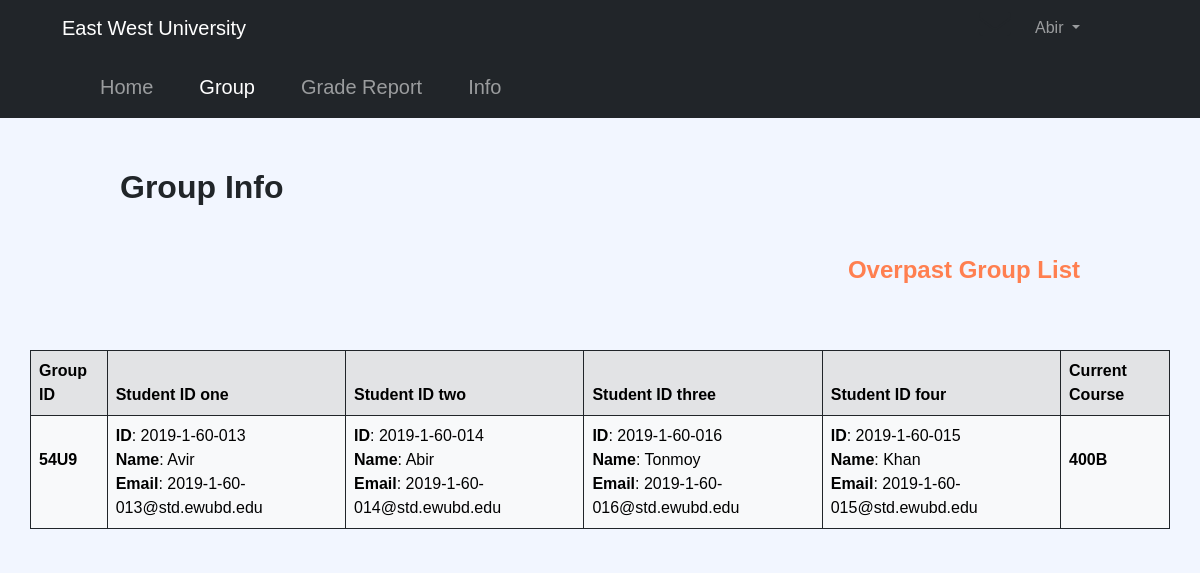
The app's page /www/facultyView/group.php (signed in) with its own data.
### tables this page shows
CREATE TABLE `group_req` (
  `group_id` varchar(30) NOT NULL,
  `std_1` varchar(15) NOT NULL,
  `std_2` varchar(15) NOT NULL,
  `std_3` varchar(15) NOT NULL,
  `std_4` varchar(15) NOT NULL,
  `dept_name` varchar(20) NOT NULL,
  `status` varchar(50) NOT NULL,
  `date_of_reg` date NOT NULL DEFAULT current_timestamp()
);

CREATE TABLE `student` (
  `student_id` varchar(15) NOT NULL,
  `s_firstname` varchar(255) NOT NULL,
  `s_lastname` varchar(255) NOT NULL,
  `phone_no` decimal(14,0) NOT NULL,
  `s_email` varchar(200) NOT NULL,
  `s_password` varchar(200) NOT NULL,
  `tot_credit` decimal(3,0) DEFAULT NULL CHECK (`tot_credit` >= 90),
  `is_verified` int(2) DEFAULT NULL
);

### www/server/config.php (called while the page is built, shortened)
<?php
$version = time();
?>

### www/facultyView/sessionInfo.php (called while the page is built, shortened)
<?php
require '../server/config.php';
class SessionInfo
{
    public function __construct()
    {
        $this->f_id = $_SESSION['faculty_id'];
        $this->f_fName = $_SESSION['f_firstname'];
    }
}
?>

### www/facultyView/group.php (the view, shortened to what this page needs)
<?php
require '../server/config.php';
require 'sessionInfo.php';
$session = new SessionInfo();
$userFName = $session->f_fName;
$userID = $session->f_id;
$sql = "SELECT `group_req`.`group_id`, `group_req`.`std_1`, `group_req`.`std_2`, `group_req`.`std_3`, `group_req`.`std_4`, `group_req`.`dept_name` FROM `group` JOIN `group_req` WHERE `group_req`.`group_id` = `group`.`group_id` AND `group`.`faculty_id` = '$userID' AND `group_req`.`status` = 'on_going'";
$result = $conn->query($sql);
?>
<!doctype html>
<html lang="en">
<head>
    <link rel="stylesheet" href="../css/main.css?v=<?= $version ?>">
    <link href="https://cdn.jsdelivr.net/npm/bootstrap@5.2.3/dist/css/bootstrap.min.css" rel="stylesheet"
>
</head>
<body style="background-color: #f2f6ff;">
    <nav class="navbar navbar-expand-lg navbar-dark bg-dark">
        <div class="container-fluid" style="margin-left:50px">
            <a class="navbar-brand" href="#">East West University</a>
            <ul class="navbar-nav" style="margin-right:100px">
                <a href="" class="text-dark mx-3">
                    <i class="fas fa-envelope fa-2x"></i>
                </a>
                <li class="nav-item dropdown">
                    <a class="nav-link dropdown-toggle" href="#" id="navbarDarkDropdownMenuLink" role="button"
                        data-bs-toggle="dropdown" aria-expanded="false">
                        <?php echo $userFName ?>
                    </a>
                </li>
            </ul>
        </div>
    </nav>
    <div style="font-size:20px;">
        <nav class="navbar navbar-expand-lg navbar-dark bg-dark">
            <div class="container-fluid" style="margin-left:70px;">
                <div class="collapse navbar-collapse" id="navbarNav">
                    <ul class="navbar-nav">
                        <li class="nav-item" style="margin-left:10px">
                            <a class="nav-link" href="home.php">Home</a>
                        </li>
                        <li class="nav-item" style="margin-left:30px">
                            <a class="nav-link active" aria-current="page" href="#">Group</a>
                        </li>
                        <li class="nav-item" style="margin-left:30px">
                            <a class="nav-link" href="grade_submit.php">Grade Report</a>
                        </li>
                        <li class="nav-item" style="margin-left:30px">
                            <a class="nav-link" href="info.php">Info</a>
                        </li>
                    </ul>
                </div>
            </div>
        </nav>
    </div>
    <div style="margin-left: 10%; margin-top: 50px;">
        <h2> <b>Group Info</b></h2>
    </div>
    <div style="margin-right: 10%; margin-top: 50px; text-align: right;">
        <h4> <b><a class="nav-link" style="color:coral" href="overPastGroup.php">Overpast Group List</a></b></h4>
    </div>
    <div class="container">
        <section>
            <div style="padding-top: 25px;">
                <div class="row gy-3 my-3">
                    <?php
                        if ($result->num_rows > 0) {
                            function getStudentInfo($studentId, $conn)
                            {
                                $sql = "SELECT * FROM student WHERE student_id = '$studentId'";
                                $result = $conn->query($sql);
                                if ($result) {
                                    if ($result->num_rows > 0) {
                                        $studentData = $result->fetch_assoc();
                                        return "<b>ID</b>: " . $studentData['student_id'] . "<br><b>Name</b>: " . $studentData['s_firstname'] . "<br><b>Email</b>: " . $studentData['s_email'];
                                    } else {
                                        return "Student not found";
                                    }
                                } else {
                                    return "Error: " . $conn->error;
                                }
                            }
                        function getThesisInfo($group_id, $conn)
                        {
                            $sql = "SELECT * FROM grp_thesis_type WHERE group_id = '$group_id'";
                            $result = $conn->query($sql);
                            if ($result) {
                                if ($result->num_rows > 0) {
                                    $data = $result->fetch_assoc();
                                    if($data['400A'] < 4){
                                        return "<br><b>400A</b>" ;
                                    } elseif($data['400B'] < 4){
                                        return "<br><b>400B</b>";
                                    } else{
                                        return "<br><b>400C</b>";
                                    }
                                } else {
                                    return "data not found";
                                }
                            } else {
                                return "Error: " . $conn->error;
                            }
                        }
                            while ($row = $result->fetch_assoc()) {
                                echo "
                                    <table class='table table-light table table-hover table table-bordered border border-dark' style='width:100%'>
                                        <thead class='table-secondary border border-dark'>
                                            <tr>
                                                <th>Group ID</th>
                                                <th>Student ID one</th>
                                                <th>Student ID two</th>
                                                <th>Student ID three</th>
                                                <th>Student ID four</th>
                                                <th>Current Course</th>
                                            </tr>
                                        </thead>
                                        <tbody>
                                            <tr>
                                                <td><br><b>$row[group_id]</b></td>
                                                <td>" . getStudentInfo($row['std_1'], $conn) . "</td>
                                                <td>" . getStudentInfo($row['std_2'], $conn) . "</td>
                                                <td>" . getStudentInfo($row['std_3'], $conn) . "</td>
                                                <td>" . getStudentInfo($row['std_4'], $conn) . "</td>
                                                <td>" . getThesisInfo($row['group_id'], $conn) . "</td>
                                            </tr>
                                        </tbody>
                                    </table>
                                ";
                            }
                        } else {
                            echo "
                                <div>
                                    <h1>Your group hasn't been assigned yet</h1>
                                </div>
                            ";
                        }
                    ?>
                </div>
            </div>
        </section>
    </div>
</body>
</html>

### www/css/main.css (style rules this page uses)
* { margin: 0; padding: 0; font-family: 'Source Sans Pro', sans-serif; box-sizing: border-box; }
.container { width: 100%; background-position: center; background-size: cover; position: relative; background-color: #f2f6ff;; }

### records on screen
group_req: group_id "54U9", student.student_id "2019-1-60-013 2019-1-60-014 2019-1-60-016 2019-1-60-015", student.s_firstname "Avir Abir Tonmoy Khan", student.s_email "2019-1-60-013@std.ewubd.edu 2019-1-60-014@std.ewubd.edu 2019-1-60-016@std.ewubd.edu 2019-1-60-015@std.ewubd.edu"

### other values on screen
$userFName "Abir"
